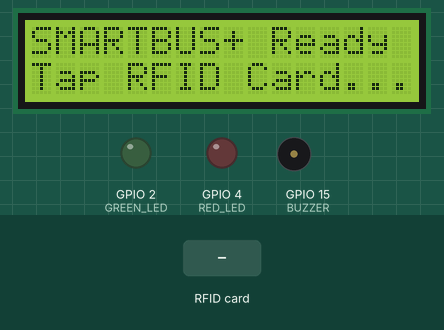
This sketch was run on a simulated ESP32. On the bench: 16×2 character LCD, output pins drawn as LEDs (lit = HIGH), buzzer (waves = sounding, pin HIGH). Inputs (shaded band) come from the test bench. WiFi joins after 1.5 s; servers stay silent unless stated; uploads are accepted with an empty reply; what the sketch prints to the serial monitor is not drawn.

Above: at 2.8 s.
2.9 s: RFID card 5E 7A 19 C4 held to the reader
At 3.44 s:
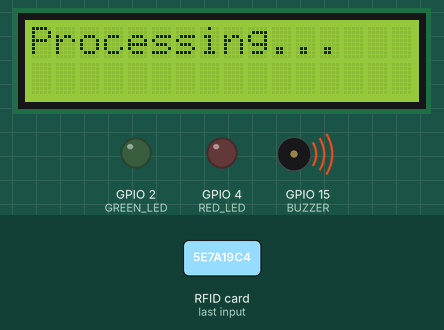
At 5.1 s:
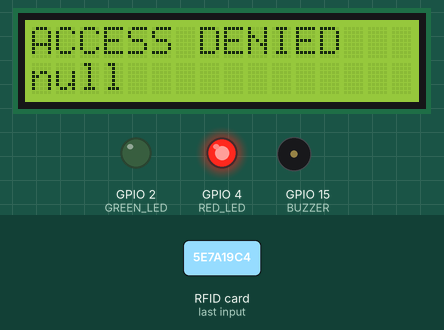
Timing chart, 0 to 7.4 s (numbered marks = the images above; inputs shaded):
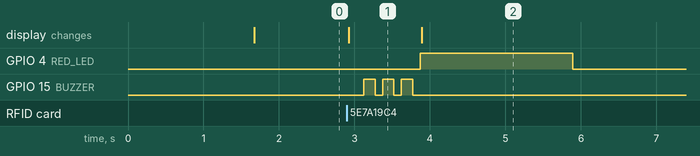

The sketch:

smartbus_esp32.ino
```cpp
#include <WiFi.h>
#include <HTTPClient.h>
#include <SPI.h>
#include <MFRC522.h>
#include <Wire.h>
#include <LiquidCrystal_I2C.h>
#include <ArduinoJson.h>

// --- Configuration ---
const char* ssid = "YOUR_WIFI_SSID";
const char* password = "YOUR_WIFI_PASSWORD";

// Vercel API Endpoint (Replace with your actual Vercel Domain)
// e.g., https://smart-rfid-booking-system.vercel.app/api/hardware/scan
const char* api_url = "https://YOUR_VERCEL_APP_URL/api/hardware/scan";

const int BUS_ID = 1; // ID of the bus this ESP32 is installed in

// --- Pin Definitions ---
// RFID MFRC522
#define RST_PIN  22
#define SS_PIN   5
MFRC522 mfrc522(SS_PIN, RST_PIN);

// LCD 16x2 I2C
LiquidCrystal_I2C lcd(0x27, 16, 2);

// Output Pins
#define GREEN_LED 2
#define RED_LED 4
#define BUZZER 15

void setup() {
  Serial.begin(115200);

  // Initialize Pins
  pinMode(GREEN_LED, OUTPUT);
  pinMode(RED_LED, OUTPUT);
  pinMode(BUZZER, OUTPUT);
  digitalWrite(GREEN_LED, LOW);
  digitalWrite(RED_LED, LOW);
  digitalWrite(BUZZER, LOW);

  // Initialize LCD
  lcd.init();
  lcd.backlight();
  lcd.clear();
  lcd.print("SMARTBUS+");
  lcd.setCursor(0, 1);
  lcd.print("Connecting WiFi");

  // Connect WiFi
  WiFi.begin(ssid, password);
  while (WiFi.status() != WL_CONNECTED) {
    delay(500);
    Serial.print(".");
  }
  Serial.println("\nWiFi connected");

  // Initialize RFID
  SPI.begin();
  mfrc522.PCD_Init();
  Serial.println("RFID Ready.");

  lcd.clear();
  lcd.print("SMARTBUS+ Ready");
  lcd.setCursor(0, 1);
  lcd.print("Tap RFID Card...");
}

void loop() {
  // Look for new RFID cards
  if (!mfrc522.PICC_IsNewCardPresent()) return;
  if (!mfrc522.PICC_ReadCardSerial()) return;

  // Get UID String (e.g. A1B2C3D4)
  String uid = "";
  for (byte i = 0; i < mfrc522.uid.size; i++) {
    uid += String(mfrc522.uid.uidByte[i] < 0x10 ? "0" : "");
    uid += String(mfrc522.uid.uidByte[i], HEX);
  }
  uid.toUpperCase();

  Serial.println("Card Detected: " + uid);

  // Halt PICC
  mfrc522.PICC_HaltA();
  mfrc522.PCD_StopCrypto1();

  lcd.clear();
  lcd.print("Processing...");

  // Send to Vercel API
  processFare(uid);

  delay(3000); // Wait before accepting next tap

  lcd.clear();
  lcd.print("SMARTBUS+ Ready");
  lcd.setCursor(0, 1);
  lcd.print("Tap RFID Card...");
}

void processFare(String uid) {
  if (WiFi.status() != WL_CONNECTED) {
    showError("No WiFi");
    return;
  }

  HTTPClient http;
  http.begin(api_url);
  http.addHeader("Content-Type", "application/json");

  // Create JSON Payload
  StaticJsonDocument<200> doc;
  doc["uid"] = uid;
  doc["bus_id"] = BUS_ID;
  String jsonBody;
  serializeJson(doc, jsonBody);

  // Send POST Request
  int httpResponseCode = http.POST(jsonBody);

  if (httpResponseCode > 0) {
    String response = http.getString();
    Serial.println(httpResponseCode);
    Serial.println(response);

    StaticJsonDocument<500> responseDoc;
    deserializeJson(responseDoc, response);

    bool success = responseDoc["success"];
    String message = responseDoc["message"];

    if (success) {
      float balance = responseDoc["newBalance"];
      showSuccess(message, balance);
    } else {
      showError(message);
    }
  } else {
    Serial.print("Error code: ");
    Serial.println(httpResponseCode);
    showError("Server Error");
  }

  http.end();
}

void showSuccess(String message, float balance) {
  // Beep once
  digitalWrite(BUZZER, HIGH);
  delay(200);
  digitalWrite(BUZZER, LOW);

  // Green LED
  digitalWrite(GREEN_LED, HIGH);

  // Update LCD
  lcd.clear();
  lcd.print("SUCCESS!");
  lcd.setCursor(0, 1);
  lcd.print("Bal: Rs. " + String(balance, 2));

  delay(2000);
  digitalWrite(GREEN_LED, LOW);
}

void showError(String errorMsg) {
  // Beep three times
  for (int i=0; i<3; i++) {
    digitalWrite(BUZZER, HIGH);
    delay(150);
    digitalWrite(BUZZER, LOW);
    delay(100);
  }

  // Red LED
  digitalWrite(RED_LED, HIGH);

  // Update LCD
  lcd.clear();
  lcd.print("ACCESS DENIED");
  lcd.setCursor(0, 1);
  lcd.print(errorMsg.substring(0, 16));

  delay(2000);
  digitalWrite(RED_LED, LOW);
}
```

Measured:
- after the input at 2.9 s, GPIO 4 (RED_LED): LOW → HIGH after 0.97 s, → LOW 2.0 s later; GPIO 15 (BUZZER): alternates HIGH for 0.15 s and LOW for 0.10 s, 6 changes in all, then stays LOW, starting after 0.22 s; the display: changes at once (image 1)
- what the display in image 1 shows lasts 1.0 s, from 2.9 s to 3.9 s
